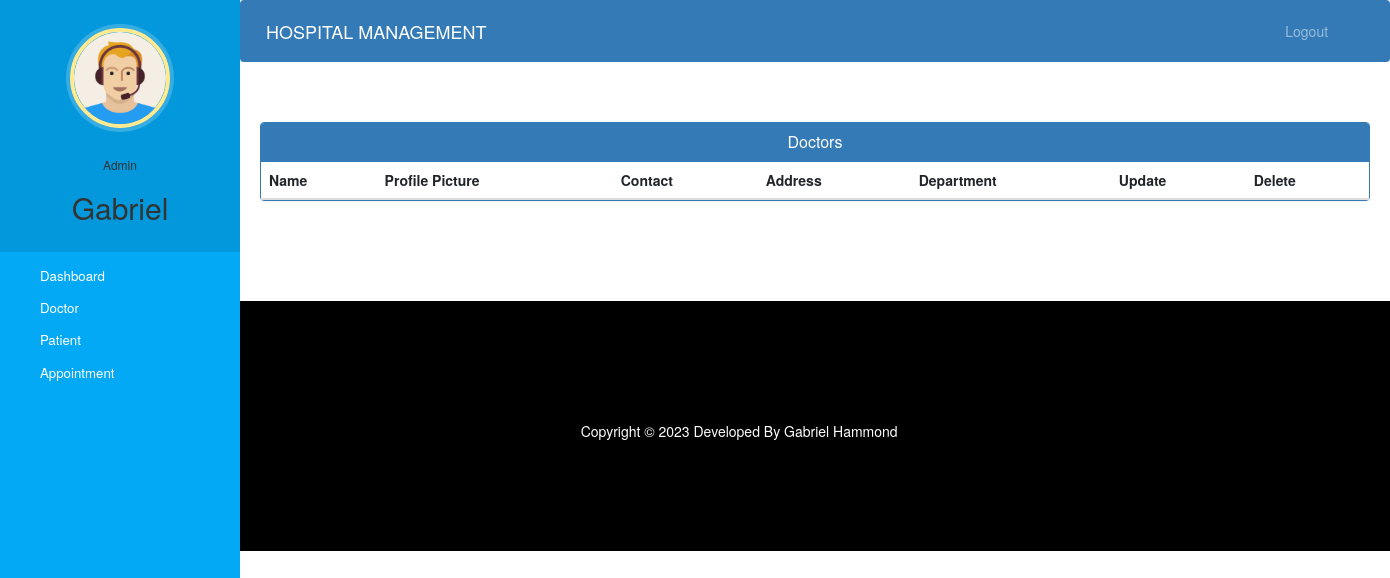
Page /admin-view-doctor (signed in) on the earlier database version.
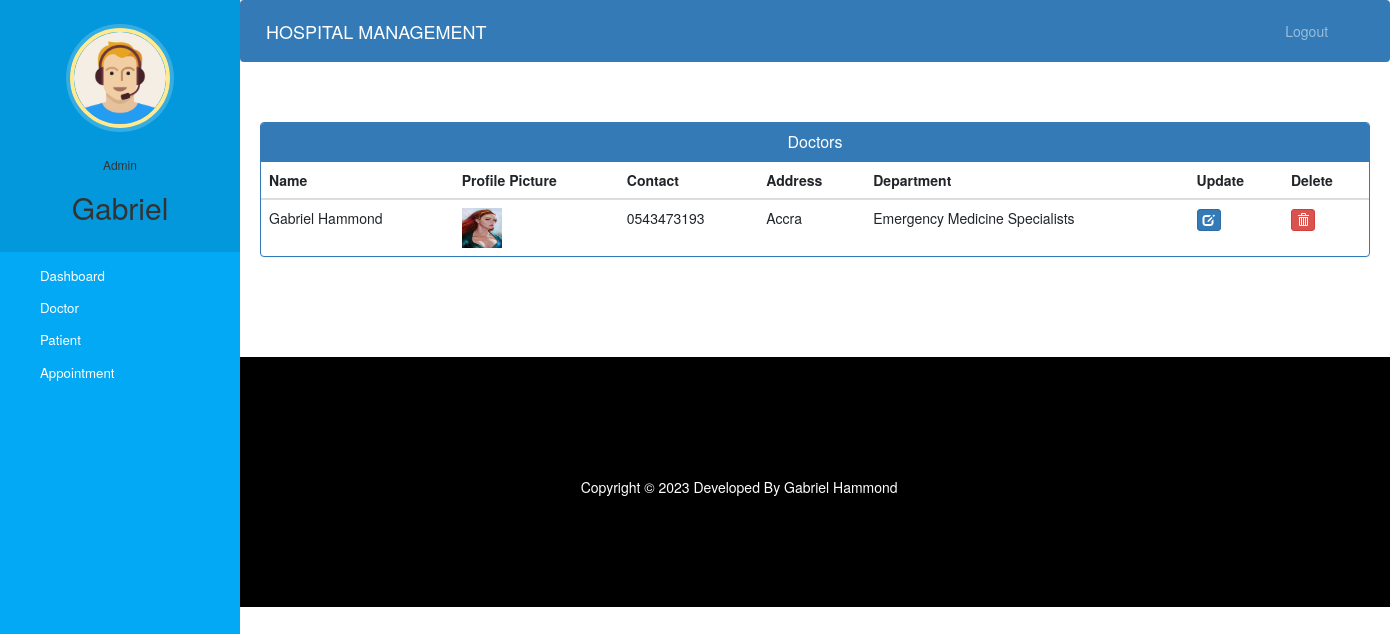
Same page on the later database version.
### hospital/models.py (models this page shows, shortened)
class Doctor(models.Model):
    user=models.OneToOneField(User,on_delete=models.CASCADE)
    profile_pic= models.ImageField(upload_to='profile_pic/DoctorProfilePic/',null=True,blank=True)
    address = models.CharField(max_length=40)
    mobile = models.CharField(max_length=20,null=True)
    department= models.CharField(max_length=50,choices=departments,default='Cardiologist')
    status=models.BooleanField(default=False)
    @property
    def get_name(self):
        return self.user.first_name+" "+self.user.last_name

### hospital/views.py (the view)
# urls.py: path('admin-view-doctor', views.admin_view_doctor_view,
@login_required(login_url='adminlogin')
@user_passes_test(is_admin)
def admin_view_doctor_view(request):
    doctors=models.Doctor.objects.all().filter(status=True)
    return render(request,'hospital/admin_view_doctor.html',{'doctors':doctors})

### hospital/views.py (called while the page is built)
def is_admin(user):
    return user.groups.filter(name='ADMIN').exists()

### templates/hospital/admin_view_doctor.html (shortened to what this page needs)
{% extends 'hospital/admin_base.html' %}
{% block content %}
{%load static%}
<head>
  <link href="//netdna.bootstrapcdn.com/bootstrap/3.0.0/css/bootstrap.min.css" rel="stylesheet" id="bootstrap-css">
</head>
<div class="container">
  <div class="panel panel-primary">
    <div class="panel-heading">
      <h6 class="panel-title">Doctors</h6>
    </div>
    <table class="table table-hover" id="dev-table">
      <thead>
        <tr>
          <th>Name</th>
          <th>Profile Picture</th>
          <th>Contact</th>
          <th>Address</th>
          <th>Department</th>
          <th>Update</th>
          <th>Delete</th>
        </tr>
      </thead>
      {% for d in doctors %}
      <tr>
        <td> {{d.get_name}}</td>
        <td> <img src="{% static d.profile_pic.url %}" alt="Profile Pic" height="40px" width="40px" /></td>
        <td>{{d.mobile}}</td>
        <td>{{d.address}}</td>
        <td>{{d.department}}</td>
        <td><a class="btn btn-primary btn-xs" href="{% url 'update-doctor' d.id  %}"><span class="glyphicon glyphicon-edit"></span></a></td>
        <td><a class="btn btn-danger btn-xs" href="{% url 'delete-doctor-from-hospital' d.id  %}"><span class="glyphicon glyphicon-trash"></span></a></td>
      </tr>
      {% endfor %}
    </table>
  </div>
</div>
{% endblock content %}

Differences in the rows shown:
added Doctor: get_name "Gabriel Hammond", profile_pic (picture), mobile "0543473193", address "Accra", department "Emergency Medicine Specialists"
